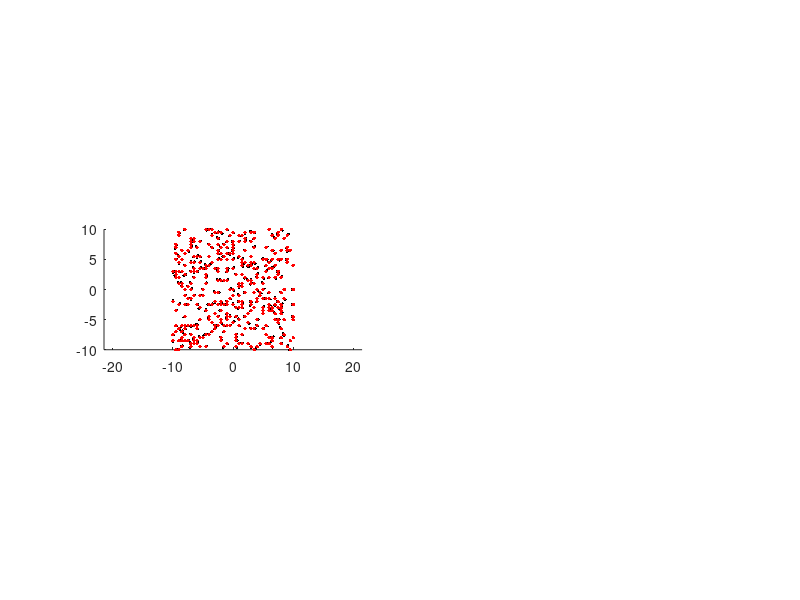

This figure's MATLAB source: (Note: this script raises an error after producing the figure.)
%% toy example

xx=-10:0.1:10;
[x1,x2]=meshgrid(xx);
x1r=reshape(x1,[],1);
x2r=reshape(x2,[],1);
nsamps=length(x1r);

rho=1;
delta=3;
y_noise=0.2*rho;
x1_c=-2; % peak center coordinates
x2_c=7;

xdist=(x1r-x1_c).^2 +(x2r-x2_c).^2;
y=rho.*exp(-xdist./(2*delta^2))+randn(nsamps,1)*y_noise;  % response+noise

x1_lim=[-10,10];
x2_lim=[-10;10];
imagesc(x1_lim,x2_lim,reshape(y,size(x1)))
axis equal;axis tight
colorbar
colormap jet
%% create binned regressors
% use 0.5% of the data
n_train=round(0.01*nsamps);
randinx=randsample(nsamps,n_train);
x1_train=x1r(randinx);
x2_train=x2r(randinx);
y_train=y(randinx);

binwidth=0.5;

x1crs = round(x1_train/binwidth)*binwidth;  % gridded locations
x2crs = round(x2_train/binwidth)*binwidth;  % gridded locations

xp1 = unique(x1crs); 
xp2 = unique(x2crs);
n1 = length(xp1);
n2 = length(xp2);

% Insert stimuli into design matrix
xntrp1 = interp1(xp1,1:n1,x1crs,'nearest');
xntrp2 = interp1(xp2,1:n2,x2crs,'nearest');
xstim = sparse(1:n_train,xntrp1+n1*(xntrp2-1),1,n_train,n1*n2);

% Plot occupancy and spatial grid points with data
subplot(323); plot(x1_train,x2_train,'k.'); 
hold on; plot(x1crs,x2crs,'r.', 'markersize', 8);hold off;
axis equal; axis tight; box off;

%%
minlens=1;
dims=[n1,n2];
[kest,ASDstats,dd] = fastASD(xstim,y_train-mean(y_train),dims,minlens);
%kest=flipud(kest);
%%
subplot(211)
imagesc(x1_lim,x2_lim,reshape(y-mean(y),size(x1)))
title("Signal data + noise")
axis equal; axis tight; box off;
set(gca,'YDir','normal')
subplot(212)
imagesc(x1_lim,x2_lim,reshape(kest,dims)')
title("Estimated receptive field")
axis equal; axis tight; box off;
colormap jet
set(gca,'YDir','normal')
%% predict
yhat=xstim*kest;
figure
plot(y_train-mean(y_train)-yhat,'ko');



